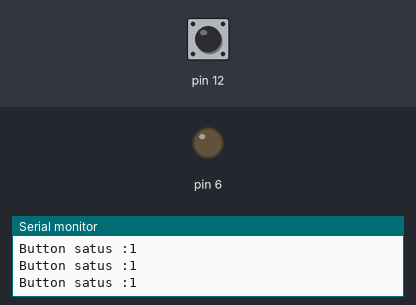
Recording of a sketch running on a simulated Arduino Uno, built with avr-gcc and run on an emulated ATmega328P. Parts: output pins drawn as LEDs (lit = HIGH), the last lines printed to the serial monitor. Dashed ring = blinking. The test bench sets the inputs (shaded band); at power-on: pin 12 HIGH.

Above: at 2.7 s.
2.8 s: pin 12 pulled LOW for 3.2 s
At 3.7 s:
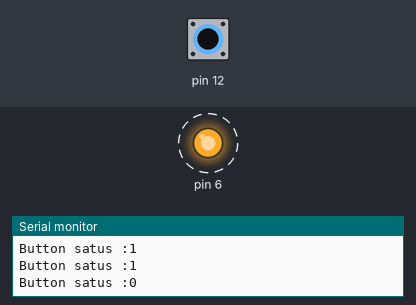
7.5 s: pin 12 pulled LOW for 1.2 s
At 8.7 s:
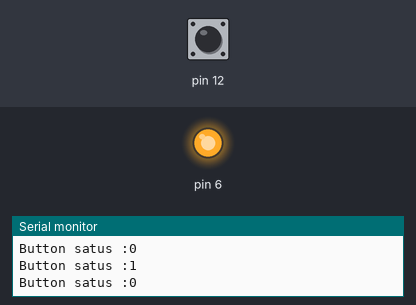
Timing chart, 0 to 10.5 s (numbered marks = the images above; inputs shaded):
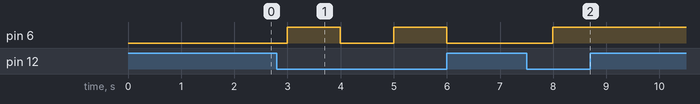

Measured:
- after the input at 2.8 s, pin 6: alternates HIGH for 1.0 s and LOW for 1.0 s, starting after 0.20 s
- after the input at 7.5 s, pin 6: LOW → HIGH after 0.49 s

The sketch:

manuanly_controll_led.ino
```cpp
int led = 0;

void setup() {
  // put your setup code here, to run once:
Serial.begin(9600);  //Serial monitor
pinMode(6,OUTPUT);
pinMode(12,INPUT_PULLUP);
}

void loop() {
  // put your main code here, to run repeatedly:
int button_satus;
button_satus = digitalRead(12);
Serial.print("Button satus :");
Serial.println(button_satus);
if(button_satus == 0)
{
  led=~led;
  digitalWrite(6,led);
}
delay(999);
}
```
